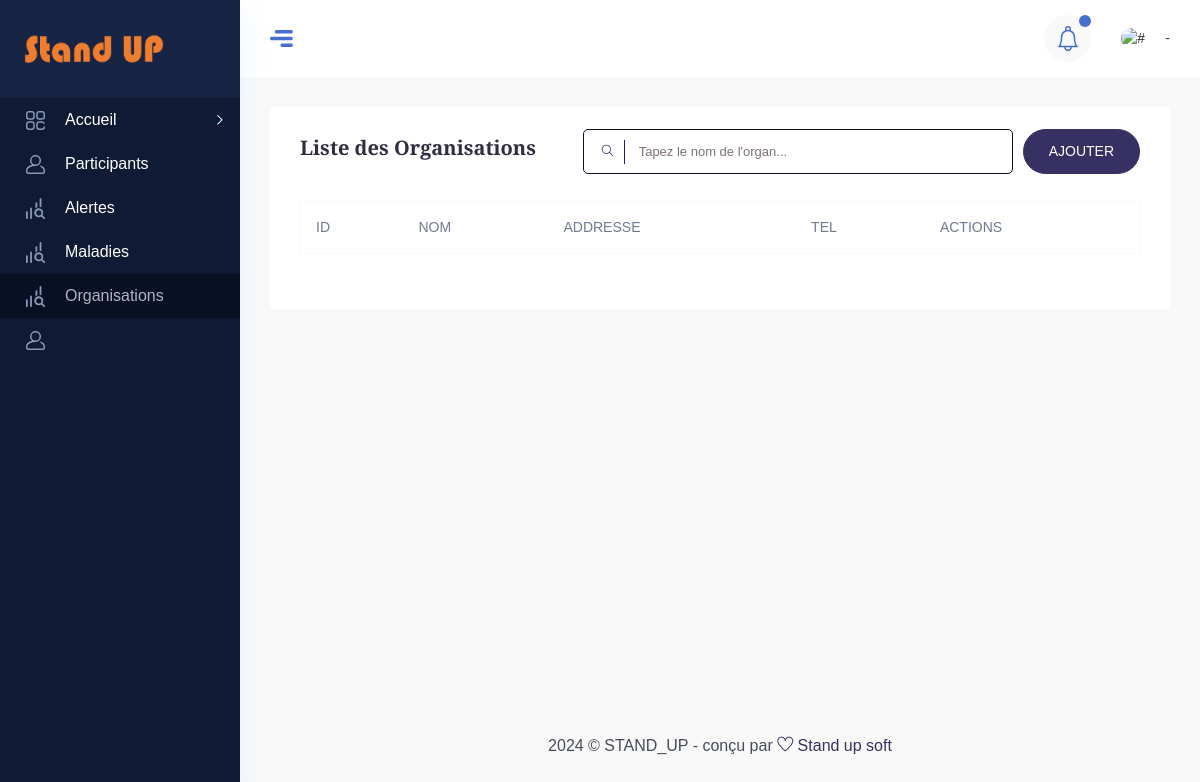
Page /Organ/ on the earlier database version.
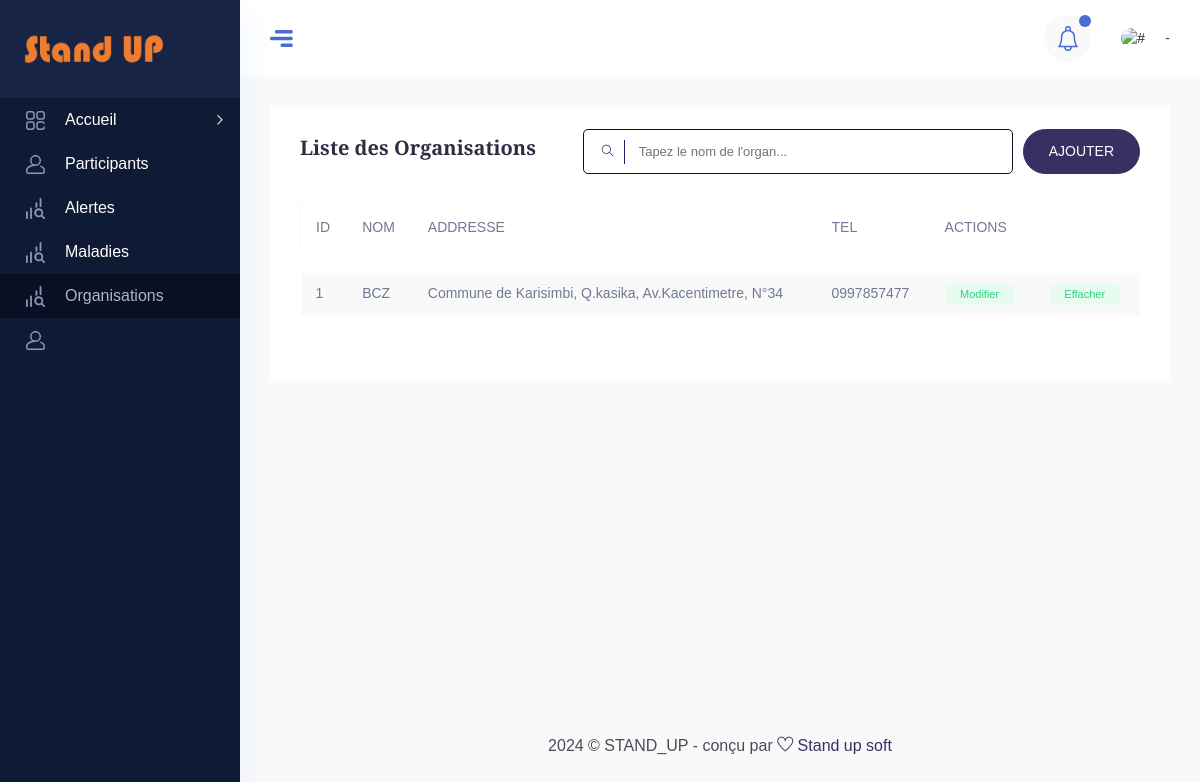
Same page on the later database version.
### STAND_UP_APP/models.py (models this page shows, shortened)
class Organisation(models.Model):
    Nom=models.CharField(max_length=500)
    Adresse=models.CharField(max_length=500)
    Tel=models.CharField(max_length=200)

### STAND_UP_APP/views.py (the view)
# urls.py: path('Organ/', organ, name="organ"),
def organ(request):
    ut=request.user
    organs=Organisation.objects.all()
    if request.method=="GET":
        ords=request.GET.get('organ')
        if ords is not None:
            organs=Organisation.objects.filter(Nom__icontains=ords)
    context={
        'ut':ut,
        'organs':organs,
        'notif':Alerte.objects.filter(Dates__date=auj),
    }
    return render(request, "organ.html", context)

### Templates/organ.html (shortened to what the changed rows need)
<!DOCTYPE html>
{% load static %}
<html lang="zxx">
<head>
    <link rel="stylesheet" href="{% static 'css/bootstrap.min.css' %}" />
    <link rel="stylesheet" href="{% static 'vendors/themefy_icon/themify-icons.css' %}" />
    <link rel="stylesheet" href="{% static 'vendors/niceselect/css/nice-select.css' %}" />
    <link rel="stylesheet" href="{% static 'vendors/owl_carousel/css/owl.carousel.css' %}" />
    <link rel="stylesheet" href="{% static 'vendors/gijgo/gijgo.min.css' %}" />
    <link rel="stylesheet" href="{% static 'vendors/font_awesome/css/all.min.css' %}" />
    <link rel="stylesheet" href="{% static 'vendors/tagsinput/tagsinput.css' %}" />
    <link rel="stylesheet" href="{% static 'vendors/datepicker/date-picker.css' %}" />
    <link rel="stylesheet" href="{% static 'vendors/vectormap-home/vectormap-2.0.2.css' %}" />
    <link rel="stylesheet" href="{% static 'vendors/scroll/scrollable.css' %}" />
    <link rel="stylesheet" href="{% static 'vendors/datatable/css/jquery.dataTables.min.css' %}" />
    <link rel="stylesheet" href="{% static 'vendors/datatable/css/responsive.dataTables.min.css' %}" />
    <link rel="stylesheet" href="{% static 'vendors/datatable/css/buttons.dataTables.min.css' %}" />
    <link rel="stylesheet" href="{% static 'vendors/text_editor/summernote-bs4.css' %}" />
    <link rel="stylesheet" href="{% static 'vendors/morris/morris.css' %}">
    <link rel="stylesheet" href="{% static 'vendors/material_icon/material-icons.css' %}" />
    <link rel="stylesheet" href="{% static 'css/metisMenu.css' %}">
    <link rel="stylesheet" href="{% static 'css/style.css' %}" />
    <link rel="stylesheet" href="{% static 'css/colors/default.css' %}" id="colorSkinCSS">
</head>
<body class="crm_body_bg">
        <section class="main_content dashboard_part large_header_bg">
<div class="main_content_iner overly_inner ">
<div class="container-fluid p-0 ">
<div class="row">
<div class="col-lg-12">
<div class="white_card card_height_100 mb_30">
<div class="white_card_body">
<div class="QA_section">
<div class="QA_table mb_30">
<table class="table lms_table_active3 ">
    <thead>
            <tr>
            <th scope="col">ID</th>
            <th scope="col">NOM</th>
            <th scope="col">ADDRESSE</th>
            <th scope="col">TEL</th>
            <th scope="col" >ACTIONS</th>
            </tr>
    </thead>
<tbody>
    {% for o in organs %}
    <tr>
        <td>{{o.id}}</td>
        <td>
            {{o.Nom}}
        </td>
        <td>{{o.Adresse}}</td>
        <td>{{o.Tel}}</td>
        <td ><a href="{% url 'modorgan' o.id %}" class="status_btn">modifier</a></td>
        <td ><a href="{% url 'sup_organ' o.id %}" class="status_btn">Effacher</a></td>
    </tr>
    {% endfor %}
</tbody>
</table>
</div>
</div>
</div>
</div>
</div>
</div>
</div>
</div>
</section>
</body>
</html>

Differences in the rows shown:
added Organisation: id "1", Nom "BCZ", Adresse "Commune de Karisimbi, Q.kasika, Av.Kacentimetre, N°34", Tel "0997857477"
